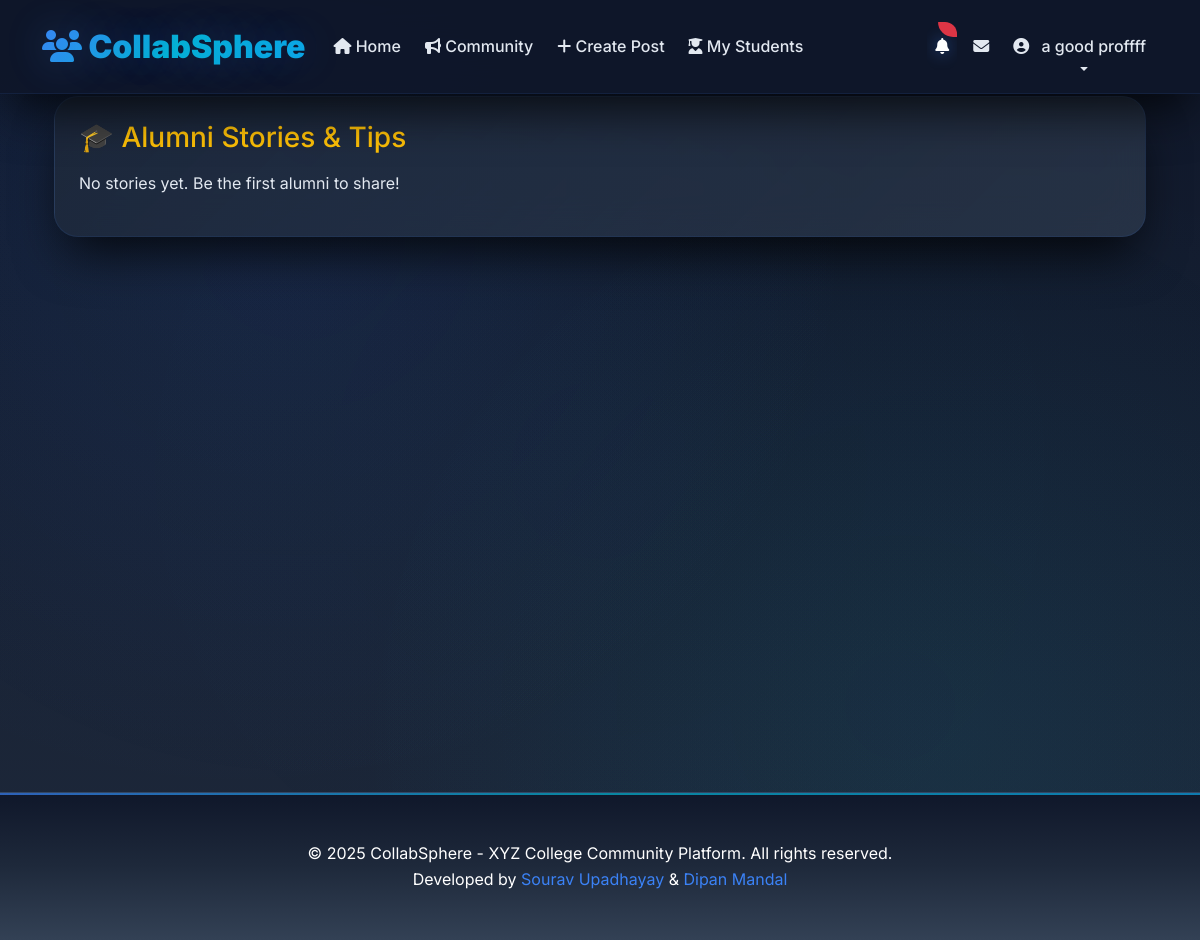
/community/alumni-stories/ (signed in), run on an earlier commit of the app's database.
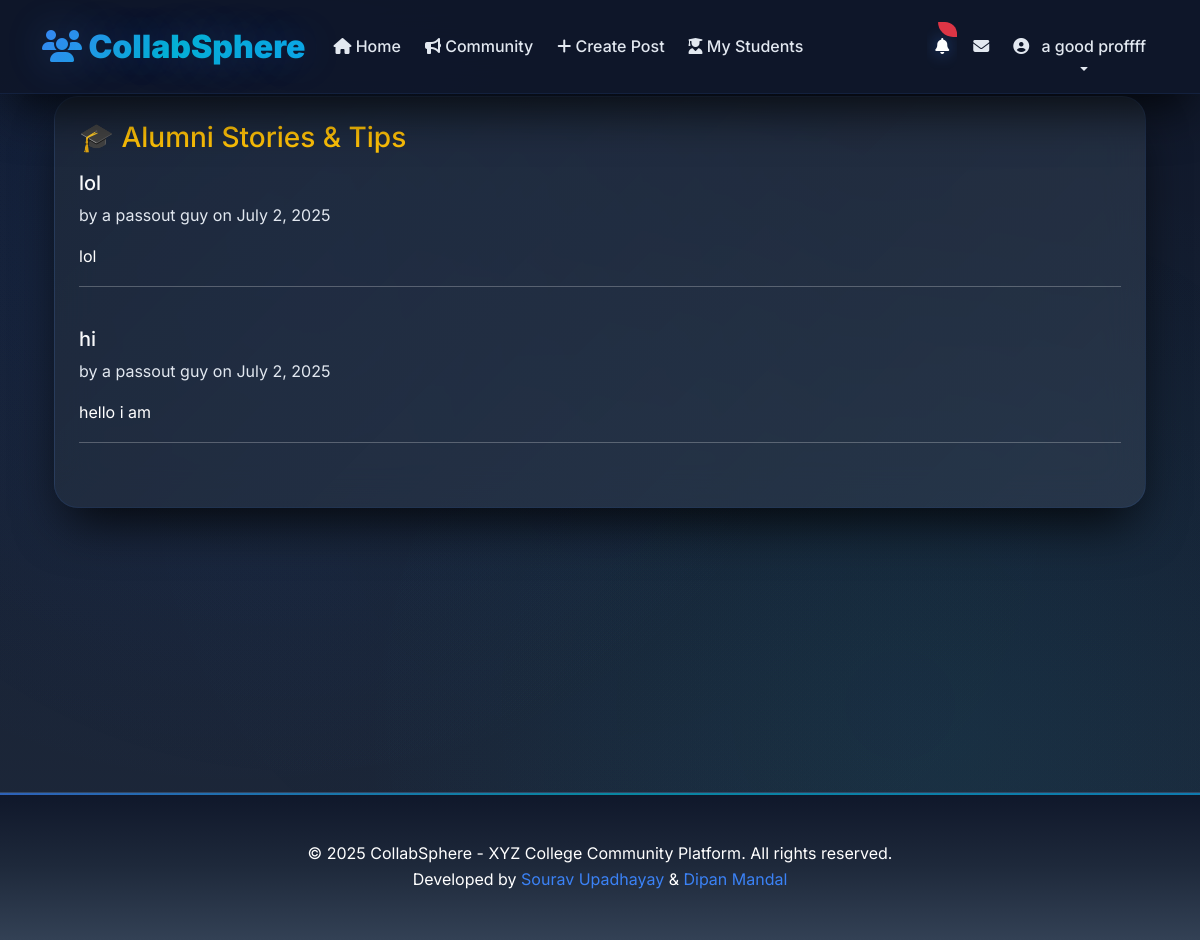
And on a later commit of the database.
### accounts/models.py (models this page shows, shortened)
class CustomUser(AbstractUser):
    ROLE_CHOICES = [
        ('student', 'Current Student'),
        ('alumni', 'Alumni'),
        ('professor', 'Professor'),
    ]
    username = models.CharField(max_length=150, blank=True, null=True, unique=True)
    email = models.EmailField(unique=True)
    passout_batch = models.CharField(max_length=10, blank=True, null=True, help_text="Graduation year (e.g., 2024)")
    role = models.CharField(max_length=20, choices=ROLE_CHOICES, default='student')
    profile_pic = models.ImageField(upload_to='profile_pics/', blank=True, null=True)
    USERNAME_FIELD = 'email'
    REQUIRED_FIELDS = ['username', 'role']  # username required for superuser
    objects = CustomUserManager()
    def get_full_name(self):
        if self.first_name and self.last_name:
            return f"{self.first_name} {self.last_name}"
        return self.email

### community/models.py (models this page shows, shortened)
class AlumniStory(models.Model):
    author = models.ForeignKey(User, on_delete=models.CASCADE, limit_choices_to={'role': 'alumni'})
    title = models.CharField(max_length=200)
    content = models.TextField()
    created_at = models.DateTimeField(auto_now_add=True)

### community/views.py (the view)
# urls.py: path('alumni-stories/', views.alumni_story_list, name='alumni_stories'),
@login_required
def alumni_story_list(request):
    stories = AlumniStory.objects.order_by('-created_at')
    return render(request, 'community/alumni_story_list.html', {'stories': stories})

### templates/community/alumni_story_list.html (shortened to what this page needs)
{% extends 'base.html' %}
{% block content %}
<div class="container mt-4">
    <div class="card p-4">
        <h3 class="mb-3 text-warning">🎓 Alumni Stories & Tips</h3>
        {% for story in stories %}
            <div class="mb-4">
                <h5 class="text-light">{{ story.title }}</h5>
                <p class="text-muted">by {{ story.author.get_full_name }} on {{ story.created_at|date:"F j, Y" }}</p>
                <p>{{ story.content|linebreaks }}</p>
                <hr>
            </div>
        {% empty %}
            <p class="text-muted">No stories yet. Be the first alumni to share!</p>
        {% endfor %}
    </div>
</div>
{% endblock %}

### templates/base.html (shortened to what this page needs)
<!DOCTYPE html>
<html lang="en">
<head>
    <link href="https://cdn.jsdelivr.net/npm/bootstrap@5.3.0/dist/css/bootstrap.min.css" rel="stylesheet">
    <link rel="stylesheet" href="https://cdnjs.cloudflare.com/ajax/libs/font-awesome/6.4.2/css/all.min.css">
</head>
<body>
    <nav class="navbar navbar-expand-lg fixed-top">
        <div class="container">
            <a class="navbar-brand" href="{% url 'home' %}">
                <i class="fas fa-users"></i> CollabSphere
            </a>
            <div class="collapse navbar-collapse" id="navbarNav">
                <ul class="navbar-nav me-auto">
                    <li class="nav-item">
                        <a class="nav-link" href="{% url 'home' %}">
                            <i class="fas fa-home"></i> Home
                        </a>
                    </li>
                    <li class="nav-item">
                        <a class="nav-link" href="{% url 'community:post_list' %}">
                            <i class="fas fa-bullhorn"></i> Community
                        </a>
                    </li>
                    <li class="nav-item">
                        <a class="nav-link" href="{% url 'community:post_create' %}">
                            <i class="fas fa-plus"></i> Create Post
                        </a>
                    </li>
                    {% if user.is_authenticated %}
                        {% if user.role == 'student' %}
                            <li class="nav-item">
                                <a class="nav-link" href="{% url 'community:my_mentor' %}">
                                    <i class="fas fa-chalkboard-teacher"></i> My Mentor
                                </a>
                            </li>
                        {% elif user.role == 'professor' %}
                            <li class="nav-item">
                                <a class="nav-link" href="{% url 'community:my_students' %}">
                                    <i class="fas fa-user-graduate"></i> My Students
                                </a>
                            </li>
                        {% endif %}
                    {% endif %}
                </ul>
                <ul class="navbar-nav">
                    {% if user.is_authenticated %}
                        <li class="nav-item dropdown">
                            <a class="nav-link position-relative" href="#" id="notificationDropdown" role="button" data-bs-toggle="dropdown">
                                <i class="fas fa-bell"></i>
                                <span class="position-absolute top-0 start-100 translate-middle badge rounded-pill bg-danger" id="notification-badge" style="display: none;">
                                </span>
                            </a>
                        </li>
                        <li class="nav-item">
                            <a class="nav-link position-relative" href="{% url 'community:inbox' %}">
                                <i class="fas fa-envelope"></i>
                            </a>
                        </li>
                        <li class="nav-item dropdown">
                            <a class="nav-link dropdown-toggle" href="#" id="navbarDropdown" role="button" data-bs-toggle="dropdown">
                                {% if user.profile_pic %}
                                    <img src="{{ user.profile_pic.url }}" alt="Profile" class="profile-pic me-2" style="width: 32px; height: 32px;">
                                {% else %}
                                    <i class="fas fa-user-circle me-2"></i>
                                {% endif %}
                                {{ user.get_full_name|default:user.email }}
                            </a>
                        </li>
                    {% endif %}
                </ul>
            </div>
        </div>
    </nav>
    <main class="main-content mt-5 pt-4">
        <div class="container">
            {% block content %}{% endblock %}
        </div>
    </main>
    <footer class="footer">
        <div class="container">
            <p class="mb-0">&copy; 2025 CollabSphere - XYZ College Community Platform. All rights reserved.</p>
            <p class="mb-0">Developed by <a href="https://github.com/SouravUpadhyay7" target="_blank" style="color: var(--electric-blue); text-decoration: none;">Sourav Upadhayay</a> & <a href="https://github.com/Dip607" target="_blank" style="color: var(--electric-blue); text-decoration: none;">Dipan Mandal</a></p>
        </div>
    </footer>
</body>
</html>

What changed in the data, as far as the page shows it:
added AlumniStory: title "lol", author.get_full_name "a passout guy", created_at "July 2, 2025", content "lol"
added AlumniStory: title "hi", author.get_full_name "a passout guy", created_at "July 2, 2025", content "hello i am"
Also different on the page:
text no longer shown: "No stories yet. Be the first alumni to share!"
